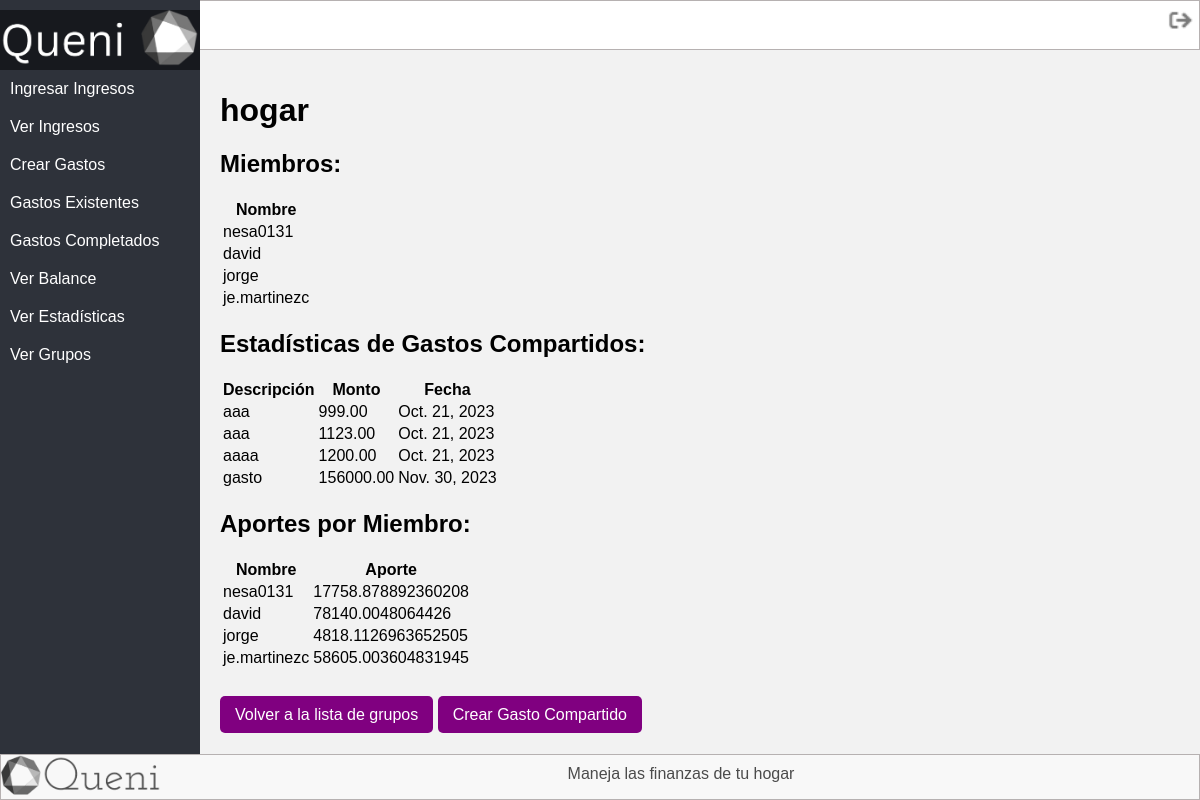
The page /grupo/1/ (signed in) on the database its author committed.
### tasks/models.py (models this page shows, shortened)
class Grupo(models.Model):
    nombre = models.CharField(max_length=100)
    descripcion = models.TextField()
    creador = models.ForeignKey(User, on_delete=models.CASCADE)
    miembros = models.ManyToManyField(User, related_name='grupos_miembro')

class GastoCompartido(models.Model):
    grupo = models.ForeignKey(Grupo, on_delete=models.CASCADE)
    monto = models.DecimalField(max_digits=10, decimal_places=2)
    descripcion = models.TextField()
    fecha = models.DateField()

### tasks/views.py (the view)
# urls.py: path('grupo/<int:grupo_id>/', views.ver_grupo, name='ver_grupo'),
@login_required
def ver_grupo(request, grupo_id):
    grupo = Grupo.objects.get(pk=grupo_id)
    miembros = grupo.miembros.all()
    gastos = GastoCompartido.objects.filter(grupo=grupo)
    total_ingresos = float(miembros.aggregate(Sum('ingresaringresos__Cantidad'))['ingresaringresos__Cantidad__sum'] or 0.0)
    total_monto_gastos = float(gastos.aggregate(Sum('monto'))['monto__sum'] or 0.0)
    aportes = {}
    for miembro in miembros:
        ingresos_miembro = float(miembro.ingresaringresos_set.aggregate(Sum('Cantidad'))['Cantidad__sum'] or 0.0)
        if ingresos_miembro:
            aporte_individual = (ingresos_miembro / total_ingresos) * total_monto_gastos
            aportes[miembro.username] = aporte_individual
    return render(request, 'ver_grupo.html', {'grupo': grupo, 'miembros': miembros, 'aportes': aportes, 'gastos': gastos})

### tasks/templates/ver_grupo.html
{% extends 'base.html' %}
{% block content %}
    <div>
        <h1>{{ grupo.nombre }}</h1>
        <h2>Miembros:</h2>
        <table>
            <tr>
                <th >Nombre</th>
            </tr>
            {% for miembro in miembros %}
                <tr>
                    <td>{{ miembro.username }}</td>
                </tr>
            {% endfor %}
        </table>
        <h2>Estadísticas de Gastos Compartidos:</h2>
        <table >
            <tr>
                <th >Descripción</th>
                <th >Monto</th>
                <th >Fecha</th>
            </tr>
            {% for gasto in gastos %}
                <tr>
                    <td >{{ gasto.descripcion }}</td>
                    <td >{{ gasto.monto }}</td>
                    <td >{{ gasto.fecha }}</td>
                </tr>
            {% endfor %}
        </table>
        <h2>Aportes por Miembro:</h2>
        <table >
            <tr>
                <th >Nombre</th>
                <th >Aporte</th>
            </tr>
            {% for miembro, aporte in aportes.items %}
                <tr>
                    <td >{{ miembro }}</td>
                    <td >{{ aporte|default:"No se ha calculado el aporte" }}</td>
                </tr>
            {% endfor %}
        </table>
        <br>
        <br>
        <a href="{% url 'lista_grupos' %}" style="background-color: #800080; color: #fff; text-decoration: none; padding: 10px 15px; border-radius: 5px; margin-top: 10px;">Volver a la lista de grupos</a>
        <a href="{% url 'crear_gasto_compartido' grupo.id %}" style="background-color: #800080; color: #fff; text-decoration: none; padding: 10px 15px; border-radius: 5px; margin-top: 10px;">Crear Gasto Compartido</a>
    </div>
{% endblock %}

### tasks/static/css/base.css (style rules this page uses)
body { margin: 0; padding: 0; font-family: Arial, sans-serif; background-color: #f2f2f2; display: flex; flex-direction: column; min-height: 100vh; }

### rows shown on the page
Grupo: nombre "hogar"
GastoCompartido: descripcion "aaa", monto "999.00", fecha "Oct. 21, 2023"
GastoCompartido: descripcion "aaa", monto "1123.00", fecha "Oct. 21, 2023"
GastoCompartido: descripcion "aaaa", monto "1200.00", fecha "Oct. 21, 2023"
GastoCompartido: descripcion "gasto", monto "156000.00", fecha "Nov. 30, 2023"

### other values the page prints
{{ miembro.username }} "nesa0131"
{{ miembro.username }} "david"
{{ miembro.username }} "jorge"
{{ miembro.username }} "je.martinezc"
{{ miembro }} "nesa0131" "david" "jorge" "je.martinezc"
{{ aporte|default:"No se ha calculado el aporte" }} "17758.878892360208" "78140.0048064426" "4818.1126963652505" "58605.003604831945"
